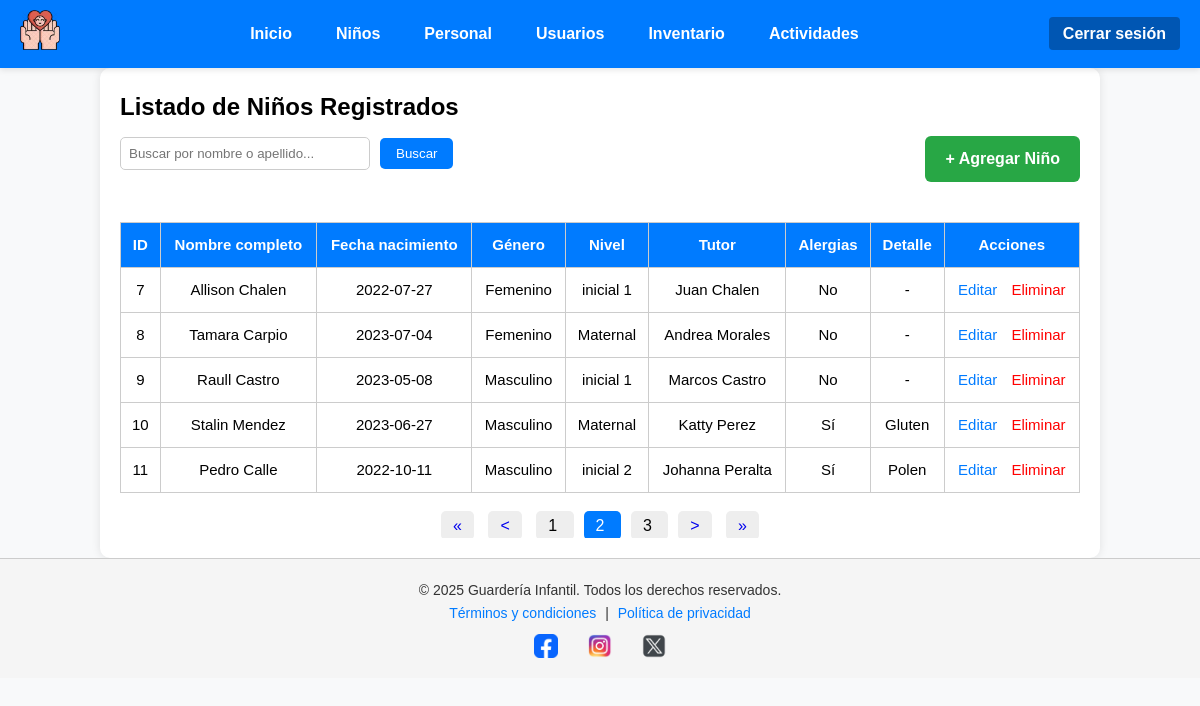
/MVC/index.php?c=Ninos&pagina=2 (signed in), run on the app's committed database.
### tables this page shows
CREATE TABLE `ninos` (
  `id` int(11) NOT NULL,
  `nombre` varchar(100) NOT NULL,
  `apellido` varchar(100) NOT NULL,
  `fecha_nacimiento` date NOT NULL,
  `genero` enum('Masculino','Femenino') NOT NULL,
  `nivel` varchar(50) NOT NULL,
  `tutor` varchar(100) NOT NULL,
  `fecha_registro` timestamp NOT NULL DEFAULT current_timestamp(),
  `usuario_creacion` varchar(50) DEFAULT NULL,
  `fecha_actualizacion` timestamp NULL DEFAULT NULL,
  `usuario_actualizacion` varchar(50) DEFAULT NULL,
  `alergias` tinyint(1) DEFAULT 0,
  `detalle_alergias` varchar(255) DEFAULT NULL
);

### MVC/controller/NinosController.php (called while the page is built, shortened)
<?php
require_once "model/dao/NinoDAO.php";
class NinosController {
    public function index() {
    $limite = 5;
    $pagina = isset($_GET['pagina']) && is_numeric($_GET['pagina']) ? (int) $_GET['pagina'] : 1;
    $inicio = ($pagina - 1) * $limite;
    if (isset($_GET['buscar']) && !empty(trim($_GET['buscar']))) {
        $texto = trim($_GET['buscar']);
        $lista = NinoDAO::buscarPorNombre($texto, $inicio, $limite);
        $total = NinoDAO::totalBusqueda($texto);
    } else {
        $lista = NinoDAO::listarPaginado($inicio, $limite);
        $total = NinoDAO::totalRegistros();
    }
    $totalPaginas = ceil($total / $limite);
    require_once "view/nino/nino.list.php";
}
}

### MVC/index.php (called while the page is built, shortened)
<?php
$a = isset($_GET['a']) ? $_GET['a'] : 'index';
$controller = new $controllerClass();
$controller->$a();

### MVC/model/dao/NinoDAO.php (called while the page is built, shortened)
<?php
class NinoDAO {
    public static function listarPaginado($inicio, $limite) {
    $conexion = Conexion::conectar();
    $stmt = $conexion->prepare("SELECT * FROM ninos LIMIT ?, ?");
    $stmt->bindParam(1, $inicio, PDO::PARAM_INT);
    $stmt->bindParam(2, $limite, PDO::PARAM_INT);
    $stmt->execute();
    return $stmt->fetchAll(PDO::FETCH_ASSOC);
}
public static function totalRegistros() {
    $conexion = Conexion::conectar();
    $stmt = $conexion->query("SELECT COUNT(*) FROM ninos");
    return $stmt->fetchColumn();
}
}

### MVC/view/nino/nino.list.php (the view, shortened to what this page needs)
<?php require_once "view/templates/navbar.php"; ?>
<main class="container">
    <h2>Listado de Niños Registrados</h2>
    <div style="display: flex; justify-content: space-between; align-items: center; margin-bottom: 20px; flex-wrap: wrap; gap: 10px;">
        <form method="GET" action="index.php" style="display: flex; align-items: center; gap: 10px;">
            <input
                type="text"
                name="buscar"
                id="input-busqueda"
                placeholder="Buscar por nombre o apellido..."
                value="<?= $_GET['buscar'] ?? '' ?>"
                style="width: 250px; padding: 8px; border: 1px solid #ccc; border-radius: 5px;"
                oninput="if(this.value === '') this.form.submit();"
            >
            <button type="submit" style="padding: 8px 16px; background-color: #007bff; color: white; border: none; border-radius: 5px;">
                Buscar
            </button>
        </form>
        <a href="index.php?c=Ninos&a=nuevo" class="btn-agregar">+ Agregar Niño</a>
    </div>
    <div style="overflow-x: auto;">
        <table class="tabla" border="1" cellpadding="10" cellspacing="0" style="width: 100%; border-collapse: collapse;">
            <thead style="background-color: #f0f0f0;">
                <tr>
                    <th>ID</th>
                    <th>Nombre completo</th>
                    <th>Fecha nacimiento</th>
                    <th>Género</th>
                    <th>Nivel</th>
                    <th>Tutor</th>
                    <th>Alergias</th>
                    <th>Detalle</th>
                    <th>Acciones</th>
                </tr>
            </thead>
            <tbody id="tabla-ninos">
                <?php if (empty($lista)) : ?>
                    <tr>
                        <td colspan="9" style="text-align: center;">No se encontraron registros.</td>
                    </tr>
                <?php else : ?>
                    <?php foreach ($lista as $nino): ?>
                        <tr>
                            <td><?= $nino['id'] ?></td>
                            <td><?= $nino['nombre'] . ' ' . $nino['apellido'] ?></td>
                            <td><?= $nino['fecha_nacimiento'] ?></td>
                            <td><?= $nino['genero'] ?></td>
                            <td><?= $nino['nivel'] ?></td>
                            <td><?= $nino['tutor'] ?></td>
                            <td><?= $nino['alergias'] ? 'Sí' : 'No' ?></td>
                            <td><?= $nino['detalle_alergias'] ?? '-' ?></td>
                            <td>
                                <a href="index.php?c=Ninos&a=editar&id=<?= $nino['id'] ?>" class="btn-editar">Editar</a>
                                <a href="index.php?c=Ninos&a=eliminar&id=<?= $nino['id'] ?>" class="btn-eliminar" onclick="return confirm('¿Eliminar este registro?')">Eliminar</a>
                            </td>
                        </tr>
                    <?php endforeach; ?>
                <?php endif; ?>
            </tbody>
        </table>
        <?php if ($totalPaginas > 1): ?>
        <nav style="margin-top: 20px; text-align: center;">
            <a href="index.php?c=Ninos&pagina=1<?= isset($_GET['buscar']) ? '&buscar=' . urlencode($_GET['buscar']) : '' ?>"
            style="margin: 0 5px; padding: 6px 12px; background-color: #eee; border-radius: 5px; text-decoration: none;">&laquo;</a>
            <a href="index.php?c=Ninos&pagina=<?= max($pagina - 1, 1) ?><?= isset($_GET['buscar']) ? '&buscar=' . urlencode($_GET['buscar']) : '' ?>"
            style="margin: 0 5px; padding: 6px 12px; background-color: #eee; border-radius: 5px; text-decoration: none;">&lt;</a>
            <?php
            $maxPag = 5;
            $inicio = max(1, $pagina - floor($maxPag / 2));
            $fin = min($inicio + $maxPag - 1, $totalPaginas);
            if ($fin - $inicio < $maxPag - 1) {
                $inicio = max(1, $fin - $maxPag + 1);
            }
            for ($i = $inicio; $i <= $fin; $i++): ?>
                <a href="index.php?c=Ninos&pagina=<?= $i ?><?= isset($_GET['buscar']) ? '&buscar=' . urlencode($_GET['buscar']) : '' ?>"
                style="margin: 0 5px; padding: 6px 12px; background-color: <?= $i == $pagina ? '#007bff' : '#eee' ?>; color: <?= $i == $pagina ? '#fff' : '#000' ?>; border-radius: 5px; text-decoration: none;">
                <?= $i ?>
                </a>
            <?php endfor; ?>
            <a href="index.php?c=Ninos&pagina=<?= min($pagina + 1, $totalPaginas) ?><?= isset($_GET['buscar']) ? '&buscar=' . urlencode($_GET['buscar']) : '' ?>"
            style="margin: 0 5px; padding: 6px 12px; background-color: #eee; border-radius: 5px; text-decoration: none;">&gt;</a>
            <a href="index.php?c=Ninos&pagina=<?= $totalPaginas ?><?= isset($_GET['buscar']) ? '&buscar=' . urlencode($_GET['buscar']) : '' ?>"
            style="margin: 0 5px; padding: 6px 12px; background-color: #eee; border-radius: 5px; text-decoration: none;">&raquo;</a>
        </nav>
        <?php endif; ?>
    </div>
</main>
<?php require_once "view/templates/footer.php"; ?>

### MVC/assets/css/home.css (style rules this page uses)
html { scroll-behavior: smooth; }
* { margin: 0; padding: 0; box-sizing: border-box; }
body { width: 100%; min-height: 100vh; overflow-x: hidden; background-color: #f8f9fa; font-family: Arial, sans-serif; line-height: 1.6; }
.container { width: 100%; margin: auto; padding: 20px; max-width: 1000px; background: white; border-radius: 10px; box-shadow: 0 0 10px rgba(0,0,0,0.1); }
table.tabla { width: 100%; border-collapse: collapse; margin-top: 20px; font-size: 15px; }
table.tabla th, table.tabla td { border: 1px solid #ccc; padding: 10px; text-align: center; }
table.tabla th { background-color: #007bff; color: white; }
.btn-agregar { display: inline-block; margin-top: 10px; padding: 10px 15px; background-color: #28a745; color: white; text-decoration: none; border-radius: 4px; font-weight: bold; }
.btn-editar { color: #007bff; text-decoration: none; margin-right: 10px; }
.btn-eliminar { color: red; text-decoration: none; }
.btn-agregar { padding: 10px 20px; background-color: #28a745; color: white; font-weight: bold; border: none; border-radius: 6px; cursor: pointer; }
.btn-agregar, .btn-cancelar { padding: 10px 20px; border: none; font-weight: bold; text-align: center; text-decoration: none; border-radius: 6px; min-width: 120px; }
.btn-agregar { background-color: #28a745; color: white; }

### data on the page
ninos: id "7", nombre "Allison", apellido "Chalen", fecha_nacimiento "2022-07-27", genero "Femenino", nivel "inicial 1", tutor "Juan Chalen", alergias "No", detalle_alergias "-"
ninos: id "8", nombre "Tamara", apellido "Carpio", fecha_nacimiento "2023-07-04", genero "Femenino", nivel "Maternal", tutor "Andrea Morales", alergias "No", detalle_alergias "-"
ninos: id "9", nombre "Raull", apellido "Castro", fecha_nacimiento "2023-05-08", genero "Masculino", nivel "inicial 1", tutor "Marcos Castro", alergias "No", detalle_alergias "-"
ninos: id "10", nombre "Stalin", apellido "Mendez", fecha_nacimiento "2023-06-27", genero "Masculino", nivel "Maternal", tutor "Katty Perez", alergias "Sí", detalle_alergias "Gluten"
ninos: id "11", nombre "Pedro", apellido "Calle", fecha_nacimiento "2022-10-11", genero "Masculino", nivel "inicial 2", tutor "Johanna Peralta", alergias "Sí", detalle_alergias "Polen"
